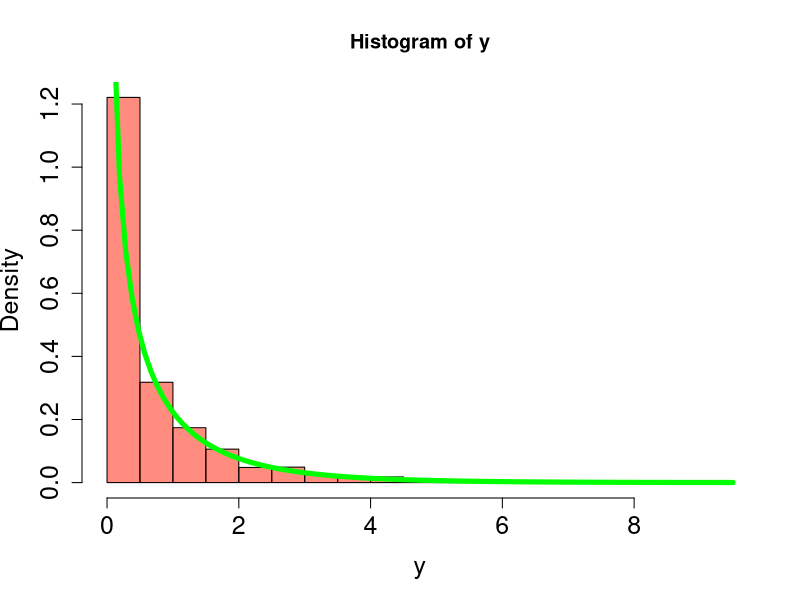

Source code (R):
set.seed(135)

M <- 2000
z <- rexp(M,1)
y <- (sqrt(1+2*z)-1)^2

objfun <- function(y){
  return((1+sqrt(y))/2/sqrt(y)*exp(-(y/2+sqrt(y))))
}

hist(y, breaks=30, freq=F, col=rgb(1,0.1,0,0.5),cex.axis=1.5,cex.lab=1.5) # Histogram of the samples
curve(objfun, add = T,lw=5,col=rgb(0, 1, 0)) ##Plotting the density function to verify
#plot(densityblues9

estimated_mean <- sum(log(y))/M
estimated_stdevi <- sqrt(var(log(y)))
leftBound <- estimated_mean - 1.96*estimated_stdevi/sqrt(M)
rightBound <- estimated_mean + 1.96*estimated_stdevi/sqrt(M)